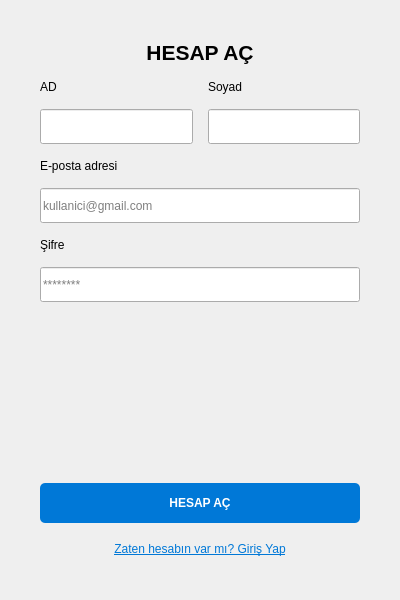
<?xml version="1.0" encoding="UTF-8"?>
<ui version="4.0">
 <class>KayitEkrani</class>
 <widget class="QWidget" name="KayitEkrani">
  <property name="geometry">
   <rect>
    <x>0</x>
    <y>0</y>
    <width>400</width>
    <height>600</height>
   </rect>
  </property>
  <property name="windowTitle">
   <string>Hesap Aç - Online Alışveriş Platformu</string>
  </property>
  <layout class="QVBoxLayout" name="verticalLayout">
   <property name="spacing">
    <number>15</number>
   </property>
   <property name="leftMargin">
    <number>40</number>
   </property>
   <property name="topMargin">
    <number>40</number>
   </property>
   <property name="rightMargin">
    <number>40</number>
   </property>
   <property name="bottomMargin">
    <number>40</number>
   </property>
   <item>
    <widget class="QLabel" name="lblBaslik">
     <property name="font">
      <font>
       <pointsize>16</pointsize>
       <bold>true</bold>
      </font>
     </property>
     <property name="text">
      <string>HESAP AÇ</string>
     </property>
     <property name="alignment">
      <set>Qt::AlignCenter</set>
     </property>
    </widget>
   </item>
   <item>
    <layout class="QHBoxLayout" name="nameLayout">
     <item>
      <layout class="QVBoxLayout" name="adLayout">
       <item>
        <widget class="QLabel" name="lblAd">
         <property name="text">
          <string>AD</string>
         </property>
        </widget>
       </item>
       <item>
        <widget class="QLineEdit" name="txtAd">
         <property name="minimumSize">
          <size>
           <width>0</width>
           <height>35</height>
          </size>
         </property>
        </widget>
       </item>
      </layout>
     </item>
     <item>
      <layout class="QVBoxLayout" name="soyadLayout">
       <item>
        <widget class="QLabel" name="lblSoyad">
         <property name="text">
          <string>Soyad</string>
         </property>
        </widget>
       </item>
       <item>
        <widget class="QLineEdit" name="txtSoyad">
         <property name="minimumSize">
          <size>
           <width>0</width>
           <height>35</height>
          </size>
         </property>
        </widget>
       </item>
      </layout>
     </item>
    </layout>
   </item>
   <item>
    <widget class="QLabel" name="lblEmail">
     <property name="text">
      <string>E-posta adresi</string>
     </property>
    </widget>
   </item>
   <item>
    <widget class="QLineEdit" name="txtEmail">
     <property name="minimumSize">
      <size>
       <width>0</width>
       <height>35</height>
      </size>
     </property>
     <property name="placeholderText">
      <string>kullanici@gmail.com</string>
     </property>
    </widget>
   </item>
   <item>
    <widget class="QLabel" name="lblSifre">
     <property name="text">
      <string>Şifre</string>
     </property>
    </widget>
   </item>
   <item>
    <widget class="QLineEdit" name="txtSifre">
     <property name="minimumSize">
      <size>
       <width>0</width>
       <height>35</height>
      </size>
     </property>
     <property name="echoMode">
      <enum>QLineEdit::Password</enum>
     </property>
     <property name="placeholderText">
      <string>********</string>
     </property>
    </widget>
   </item>
   <item>
    <spacer name="verticalSpacer">
     <property name="orientation">
      <enum>Qt::Vertical</enum>
     </property>
     <property name="sizeHint" stdset="0">
      <size>
       <width>20</width>
       <height>20</height>
      </size>
     </property>
    </spacer>
   </item>
   <item>
    <widget class="QPushButton" name="btnHesapAc">
     <property name="minimumSize">
      <size>
       <width>0</width>
       <height>40</height>
      </size>
     </property>
     <property name="font">
      <font>
       <bold>true</bold>
      </font>
     </property>
     <property name="styleSheet">
      <string>background-color: #0078D7; color: white; border-radius: 5px;</string>
     </property>
     <property name="text">
      <string>HESAP AÇ</string>
     </property>
     <property name="cursor">
      <cursorShape>PointingHandCursor</cursorShape>
     </property>
    </widget>
   </item>
   <item>
    <widget class="QPushButton" name="btnGirisYapDon">
     <property name="text">
      <string>Zaten hesabın var mı? Giriş Yap</string>
     </property>
     <property name="flat">
      <bool>true</bool>
     </property>
     <property name="cursor">
      <cursorShape>PointingHandCursor</cursorShape>
     </property>
     <property name="styleSheet">
      <string>color: #0078D7; text-decoration: underline;</string>
     </property>
    </widget>
   </item>
  </layout>
 </widget>
 <resources/>
 <connections/>
</ui>
